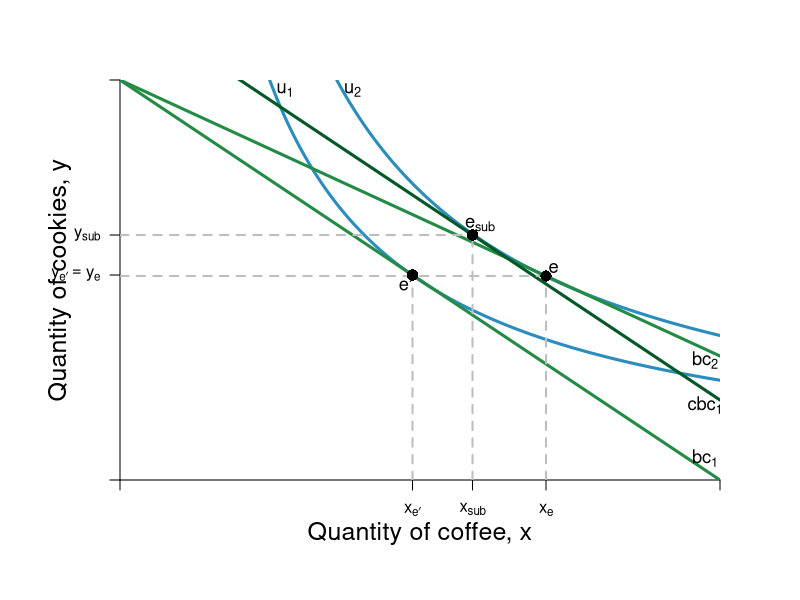

Reproduce this figure in R.
#Graph Designer: Simon Halliday
#Authors: Bowles, Foley and Halliday
#Title: Coordination, Conflict and Competition: A Text in Microeconomics

library(shape)
pdf(file = "indmarketdemand/decomposition_cd.pdf", width = 10, height = 8)

#Set parameters for graphics
axislabelsize <- 1.5
labelsize <- 1.1
graphlinewidth <- 3
segmentlinewidth <- 2

COL <- c("#7fc97f", "#beaed4", "#fdc086", "#ffff99", "#386cb0", "#f0027f", "#bf5b17", "#666666")
COLA <- c("#e0f3db", "#99d8c9","#66c2a4","#41ae76", "#238b45", "#005824")
COLB <- c("#c6dbef", "#4eb3d3", "#2b8cbe", "#0868ac","#084081")
COLC <- c("#fcfbfd", "#efedf5", "#dadaeb", "#bcbddc", "#9e9ac8", "#807dba", "#6a51a3", "#54278f", "#3f007d")

#Edited the margins to cater for the larger LHS labels
par(mar =  c(6, 6, 4, 4))

#Original budget constraint and pivoted budget constraint

bc1 <- function(x) {
  40 - .5*x
}

bc2 <- function(x) {
  40 - .345*x
}

#Utility functions 

uFn <- function(x, y, alpha = 0.5){
  (x^alpha)*(y^(1-alpha))
}

#Compensated budget constraint parallel to bc1

cbc1 <- function(x, int = 48) {
  int - .5*x
}

#Add limits on axes and levels of utility for each indifference curve
ylims <- c(0, 40)
xlims <- c(0, 80)

npts <- 501 
x <- seq(xlims[1], xlims[2], length.out = npts)
y <- seq(ylims[1], ylims[2], length.out = npts) 

a <- c(28.25, 34) #alpha = 0.6

plot(0, 0, xlim = xlims, ylim = ylims, type = "n",
     xlab = expression(paste("")),
     ylab = expression(paste("")), 
     xaxt = "n", 
     yaxt = "n", 
     cex.lab = axislabelsize, 
     bty = "n", 
     xaxs="i", 
     yaxs="i"
)

#x and y limits with plain axes without ticks/numbers to match previous graph

ticksx <- c(0, 39, 47, 56.8, xlims[2])
xlabels <- c(NA, expression(paste(x[e*minute])), expression(paste(x[sub])) , expression(paste(x[e])), NA)
ticksy <- c(0, bc1(39), cbc1(47), ylims[2])
ylabels <- c(NA, expression(paste(y[e*minute] == y[e])), expression(paste(y[sub])), NA)

axis(1, at = ticksx,  pos = 0, labels = xlabels)
axis(2, at = ticksy,  pos = 0, labels = ylabels, las = 1)

npts <- 500 
xx1 <- seq(xlims[1], xlims[2], length.out = npts)
xx2 <- seq(0, xlims[2], length.out = npts)
xx3 <- seq(xlims[1], 0, length.out = npts)
xx4 <- seq(-11, 0, length.out = npts)

contour(x, y, 
        outer(x, y, uFn),
        drawlabels = FALSE,
        col = COLB[3],
        lwd = graphlinewidth,
        levels = a, 
        xaxs="i", 
        yaxs="i", 
        add = TRUE)

#Axis labels
mtext(expression(paste("Quantity of coffee, x")), side = 1, line = 2.5, cex = axislabelsize)
text(-8, 0.5*ylims[2], expression(paste("Quantity of cookies, y")), xpd = TRUE, cex = axislabelsize, srt = 90) 

lines(xx1, bc1(xx1), col = COLA[5], lwd = graphlinewidth)
lines(xx1, bc2(xx1), col = COLA[5], lwd = graphlinewidth)
lines(xx1, cbc1(xx1), col = COLA[6], lwd = graphlinewidth)


#Label curves

text(22, 39, expression(u[1]), cex = labelsize)
text(31, 39, expression(u[2]), cex = labelsize)
text(78, 2.2, expression(bc[1]), cex = labelsize)
text(78, 12, expression(bc[2]), cex = labelsize)
text(78, 7.5, expression(cbc[1]), cex = labelsize)

#Label points e-sub, e, e'

text(47 + 1, cbc1(47) + 1, expression(paste(e[sub])), cex = labelsize)
segments(47, 0, 47, cbc1(x = 47), lty = 2, col = "gray", lwd = segmentlinewidth)
segments(0, cbc1(x = 47), 47, cbc1(47), lty = 2, col = "gray", lwd = segmentlinewidth)
points(47, cbc1(x = 47), pch = 16, col = "black", cex = 1.5)

text(57.8, bc2(56.8)+.8, expression(paste("e")), cex = labelsize)
segments(56.8, 0, 56.8, bc2(x = 56.8), lty = 2, col = "gray", lwd = segmentlinewidth)
segments(0, bc2(x = 56.8), 56, bc2(x = 56.8), lty = 2, col = "gray", lwd = segmentlinewidth)
points(56.8, bc2(x = 56.8), pch = 16, col = "black", cex = 1.5)

text(39 - 0.9, bc1(39) - .9, expression(paste(e*minute)), cex = labelsize)
segments(39, 0, 39, bc1(x = 39), lty = 2, col = "gray", lwd = segmentlinewidth)
points(39, bc1(x = 39), pch = 16, col = "black", cex = 1.5)


#Label y-sub,x-sub,etc. on axes

#text(37.5, -.9, expression(paste(x[sub])), xpd = TRUE, cex = labelsize)
#text(40.8, -.9, expression(paste(x[e'])),  xpd = TRUE,  cex = labelsize)
#text(56.9, -.9, expression(paste(x[e])),  xpd = TRUE, cex = labelsize)

#text(-2, cbc1(47), expression(paste(y[sub])), xpd = TRUE, cex = labelsize)
#text(-2, bc1(39) + .5, expression(paste(y[e*minute] == y[e])),  xpd = TRUE,  cex = labelsize)
#text(-2, bc1(39) - 1, expression(paste(y[e])),  xpd = TRUE, cex = labelsize)



dev.off()
